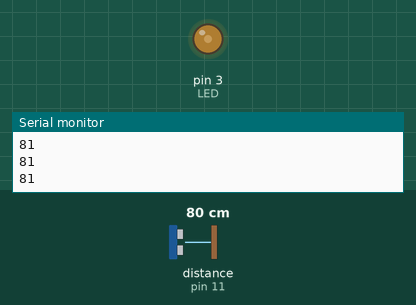
A sketch run on a simulated Arduino Uno, built with avr-gcc and run on an emulated ATmega328P. Shown: output pins drawn as LEDs (lit = HIGH), the last lines printed to the serial monitor. The inputs (shaded band) are chosen by the test bench; at power-on: distance to the obstacle (sensor on pin 11) 80 cm. The echo pulse lasts 58.3 µs per cm.

Above: at 1.2 s.
1.3 s: distance to the obstacle (sensor on pin 11) set to 2 cm
At 2.2 s:
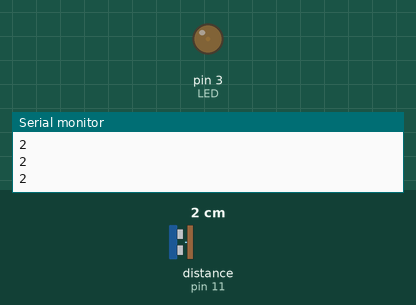
2.8 s: distance to the obstacle (sensor on pin 11) set to 250 cm
At 3.7 s:
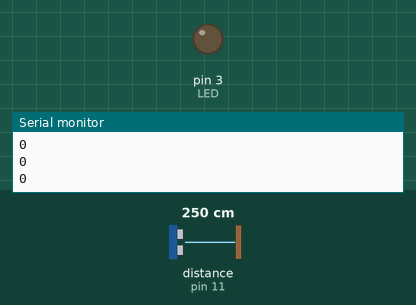
4.3 s: distance to the obstacle (sensor on pin 11) set to 206 cm
5.8 s: distance to the obstacle (sensor on pin 11) set to 195 cm
At 6.2 s:
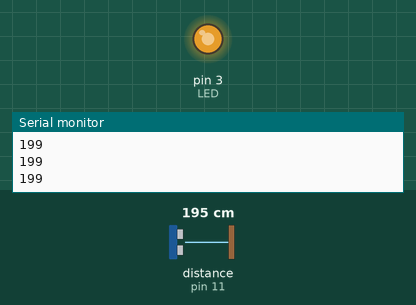
7.3 s: distance to the obstacle (sensor on pin 11) set to 299 cm
At 8.0 s:
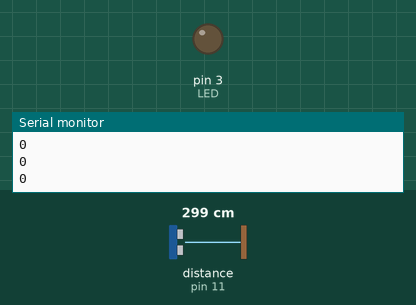
Timing chart, 0 to 9.8 s (numbered marks = the images above; inputs shaded):
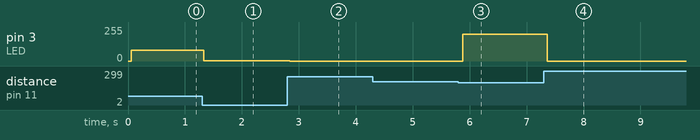

The sketch:

N_E_W_ping_jaelyn.ino
```cpp
#include <NewPing.h>
#define TRIGGER_PIN 12
#define ECHO_PIN 11
#define MAX_DISTANCE 200
int LED = 3;
int val = 0;
int fade = 5;
int dst;
NewPing myHCSR04(TRIGGER_PIN, ECHO_PIN, MAX_DISTANCE);
void setup()
{
	Serial.begin(9600);
	pinMode(TRIGGER_PIN, OUTPUT);
	pinMode(LED, OUTPUT);
	pinMode(ECHO_PIN, INPUT);
}

void loop()
{
	Serial.println(myHCSR04.ping_cm());
	delay(50);
	val = myHCSR04.ping_cm();
	analogWrite(LED, val);
}
```

Measured:
- the behaviour switches between 201 and 200 cm on distance to the obstacle (sensor on pin 11) (found by bisection; images 2 and 3)
- after the input at 1.3 s, pin 3 (LED): 81/255 → 2/255 at once
- after the input at 2.8 s, pin 3 (LED): 2/255 → 0/255 at once
- after the input at 5.8 s, pin 3 (LED): 0/255 → 199/255 after 0.08 s
- after the input at 7.3 s, pin 3 (LED): 199/255 → 0/255 after 0.07 s
